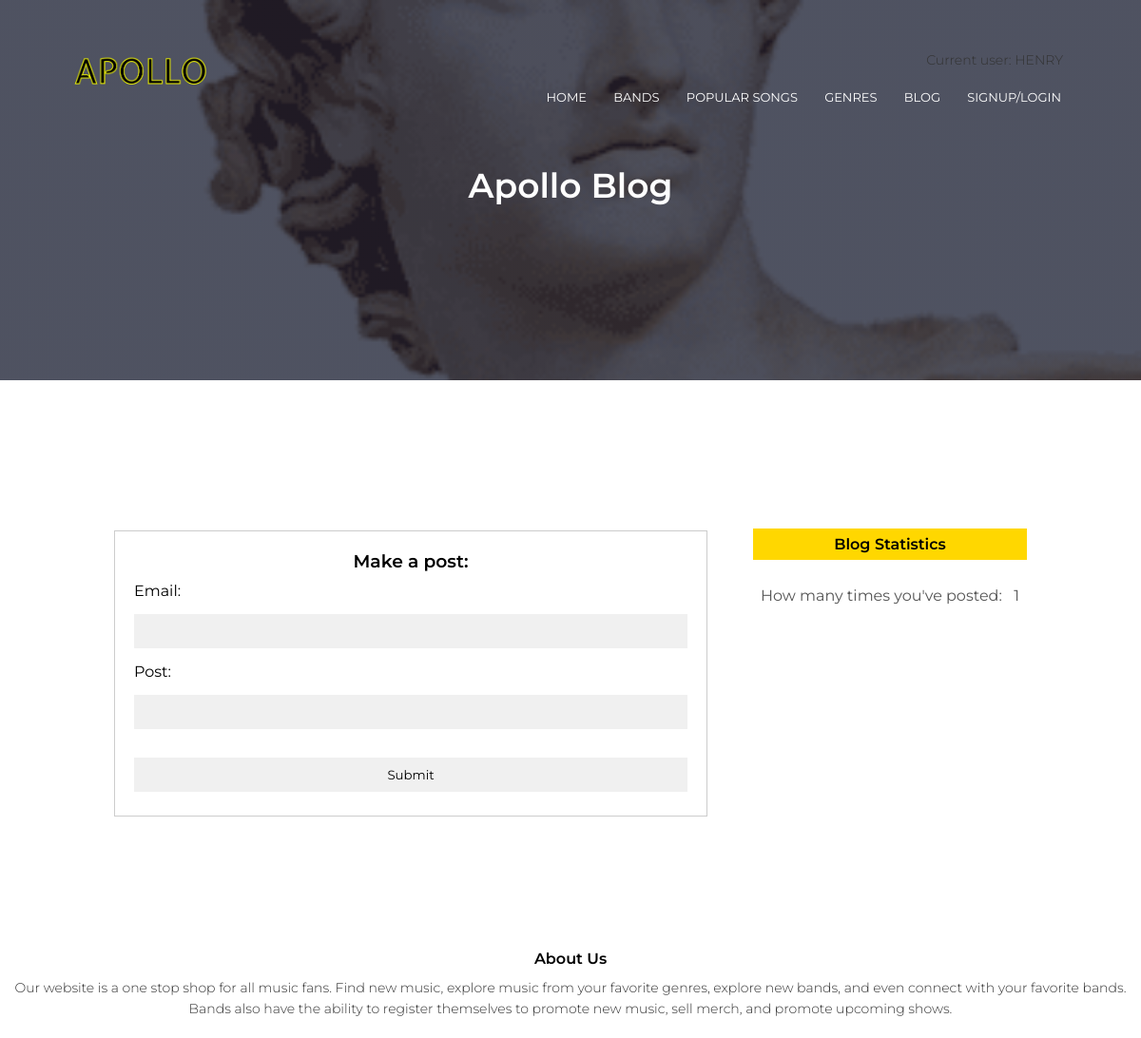
Page /blog (signed in) on the earlier database version.
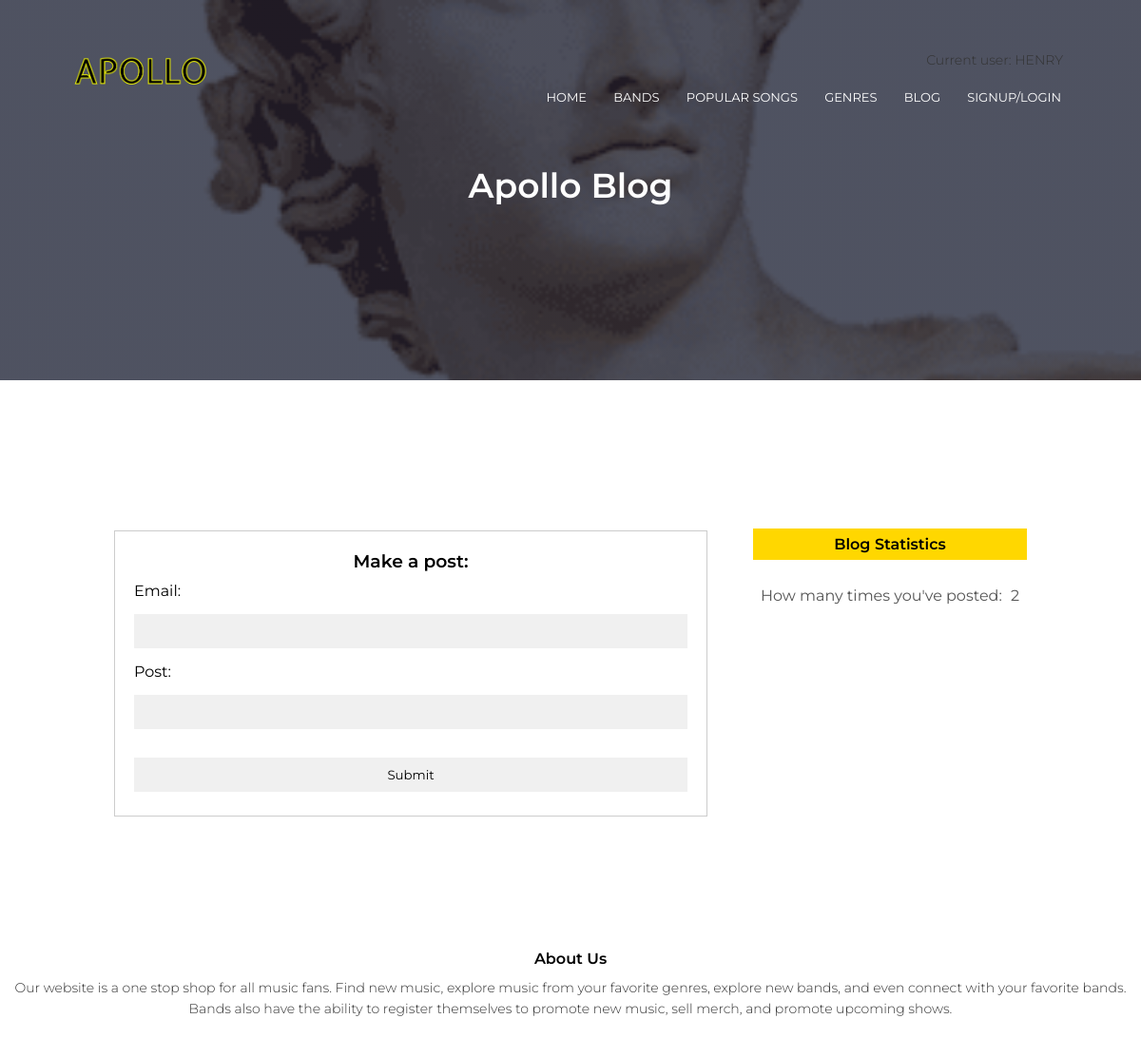
Same page on the later database version.
### models.py (models this page shows)
class User(UserMixin, db.Model):
    __tablename__ = 'user'
    id = db.Column(db.Integer, primary_key=True)
    email = db.Column(db.String(100), unique=True)
    password = db.Column(db.String(100))
    name = db.Column(db.String(100))
    account_type = db.Column(db.String(100))
    num_logins = db.Column(db.Integer)
    num_posts = db.Column(db.Integer)

### main.py (the view, shortened to what this page needs)
@main.route('/blog', methods=['GET','POST'])
def blog():
    form = AddBlogForm(email='', post='')
    return render_template('blog.html', form=form)

### main.py
class AddBlogForm(FlaskForm):
    email = StringField('Email: ', validators=[DataRequired()])
    post = StringField('Post: ', validators=[DataRequired()])
    submit = SubmitField('Submit')

### __init__.py (called while the page is built)
def create_app():
    app = Flask(__name__)
    app.config['SECRET_KEY'] = 'secret-key-goes-here'
    app.config['SQLALCHEMY_DATABASE_URI'] = 'sqlite:///db.sqlite'
    db.init_app(app)
    from .auth import auth as auth_blueprint
    app.register_blueprint(auth_blueprint)
    from .main import main as main_blueprint
    app.register_blueprint(main_blueprint)
    login_manager = LoginManager()
    login_manager.login_view = 'auth.login'
    login_manager.init_app(app)
    from .models import User
    @login_manager.user_loader
    def load_user(id):
        if User.query.get(int(id)):
            return User.query.get(int(id))
    with app.app_context():
        db.create_all()
        db.session.commit()
    return app

### templates/blog.html (shortened to what this page needs)
{% extends "header.html" %}
	{% block title %} Apollo Blog {% endblock %}
	{% block content %}
	<section class="blog-content">
		<div class="row">
			<div class="blog-left">
				<div class="comment-box">
					<h3 style='text-align: center;'>Make a post:</h3>
					<form class="comment-form", method="POST">
	                    <div class="field">
	                        {{ form.email.label }}
	                        {{ form.email(size=30) }}
	                    </div>
	                    <div class="field">
	                        {{ form.post.label }}
	                        {{ form.post(size=30) }}
	                    </div>
						{{ form.submit() }}
					</form>
				</div>
			</div>
			<div class="blog-right">
				<br><br>
				<h3>Blog Statistics</h3>
				<div>
					<span>How many times you've posted: </span>
					<span>{{ current_user.num_posts }}</span>
				</div>
			</div>
		</div>
	</section>
	{% endblock %}

### templates/header.html (shortened to what this page needs)
<!DOCTYPE html>
<html>
<head>
    <link rel="stylesheet" href="https://stackpath.bootstrapcdn.com/font-awesome/4.7.0/css/font-awesome.min.css">
    <section class="sub-header">
        <nav>
            <a href="{{ url_for('main.index') }}"><img src="{{ url_for('static', filename='images/logo.png') }}" width="100" heigth="40" ></a>
            <div class="nav-links" id="navLinks">
            <p>Current user: {{current_user.name }} </p>
                <ul>
                    <li><a href="{{ url_for('main.index') }}">HOME</a></li>
                    <li><a href="{{ url_for('main.bands') }}">BANDS</a></li>
                    <li><a href="{{ url_for('main.popular') }}">POPULAR SONGS</a></li>
                    <li><a href="{{ url_for('main.genres') }}">GENRES</a></li>
                    <li><a href="{{ url_for('main.blog') }}">BLOG</a></li>
                    <li><a href="{{ url_for('main.singup_login_redir') }}">SIGNUP/LOGIN</a></li>
                </ul>
            </div>
        </nav>
        <h1>{% block title %} {% endblock %}</h1>
    </section>
</head>
<body>
    {% block content %} {% endblock %}
<section class="footer">
    <h4>About Us</h4>
    <p>Our website is a one stop shop for all music fans. Find new music, explore music from your favorite genres, explore new bands, and even connect with your favorite bands. Bands also have the ability to register themselves to promote new music, sell merch, and promote upcoming shows.</p>
</section>
</body>
</html>

Differences in the rows shown:
changed User "HENRY": num_posts "1" → "2"
